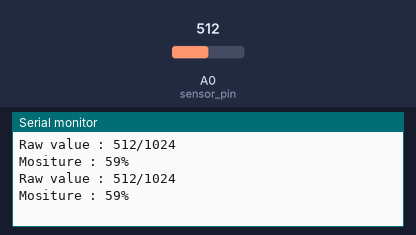
Recording of a sketch running on a simulated Arduino Uno, built with avr-gcc and run on an emulated ATmega328P. Shown: the last lines printed to the serial monitor. The inputs (shaded band) are chosen by the test bench; at power-on: A0 (sensor_pin) = 512.

Above: at 1.8 s.
1.9 s: A0 (sensor_pin) set to 716
At 2.8 s:
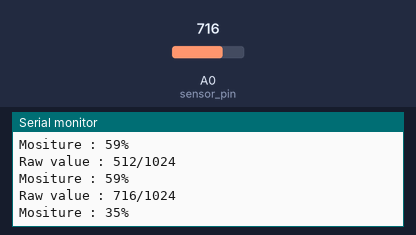
3.4 s: A0 (sensor_pin) set to 900
At 4.7 s:
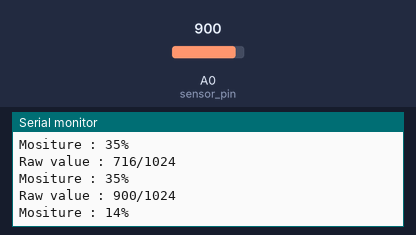
Timing chart, 0 to 6.4 s (numbered marks = the images above; inputs shaded):
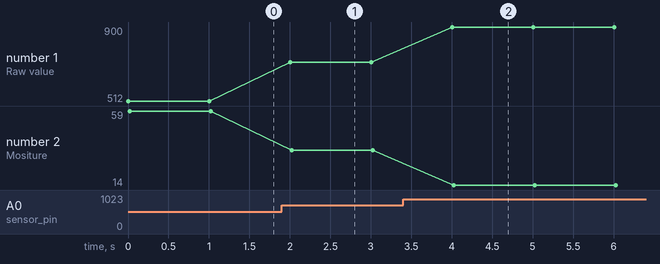

The sketch:

analog-moisture-sensor-demo.ino
```cpp
#define DRY_VAL 1023 // change these on testing, 1023 is air, 60 <= water~=160 <= 280
#define WET_VAL 160

int sensor_pin = A0;
int output_value;

void setup() {
  // put your setup code here, to run once:
  Serial.begin(9600);
}

void loop() {
  // put your main code here, to run repeatedly:
  output_value= analogRead(sensor_pin);
  Serial.print("Raw value : ");
  Serial.print(output_value);
  Serial.println("/1024");
  output_value = map(output_value,DRY_VAL,WET_VAL,0,100);
  Serial.print("Mositure : ");
  Serial.print(output_value);
  Serial.println("%");
  delay(1000);
}
```

Measured:
- after the input at 1.9 s, the serial monitor: prints a new line after 0.10 s (image 1)
- after the input at 3.4 s, the serial monitor: prints a new line after 0.60 s (image 2)
- plotted number 1: 512 → 716 after the input at 1.9 s, 716 → 900 after the input at 3.4 s
- plotted number 2: 59 → 35 after the input at 1.9 s, 35 → 14 after the input at 3.4 s
